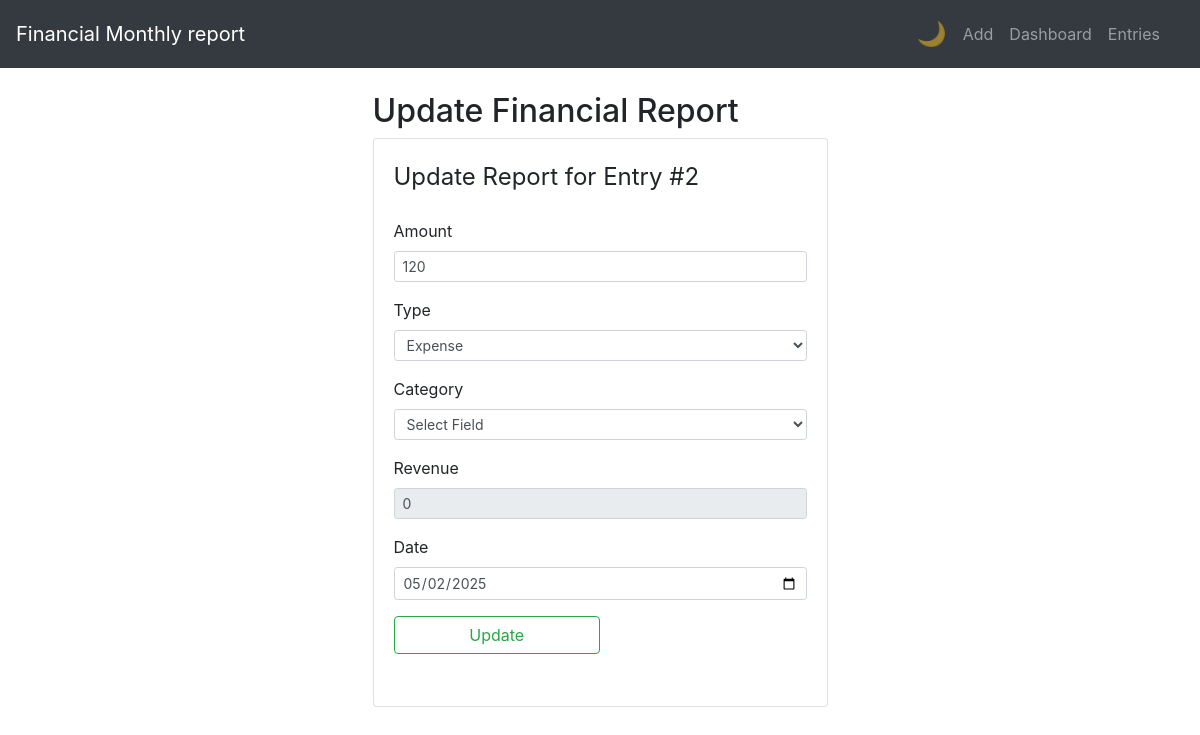
Screenshot of /update/2 with the database file from the repository.
### application/models.py (models this page shows, shortened)
class FinancialReport(db.Model):
    __tablename__ = 'financial_report'
    id = db.Column(db.Integer, primary_key=True)
    type = db.Column(db.String(50), nullable=False)
    category = db.Column(db.String(50), nullable=False)
    date = db.Column(db.Date, nullable=False, default=datetime.utcnow)
    revenue = db.Column(db.Integer, nullable=False)
    amount = db.Column(db.Integer, nullable=False)

### application/routes.py (the view, shortened to what this page needs)
@app.route('/update/<int:entry_id>', methods=['GET', 'POST'])
def update_entry(entry_id):
    entry = FinancialReport.query.get_or_404(entry_id)
    form = FinancialReportForm(obj=entry)
    form.category.choices = [('', 'Select Field')]  # Dummy placeholder
    return render_template('update.html', title='Update Entry', form=form, entry=entry)

### application/form.py (shortened to what this page needs)
class FinancialReportForm(FlaskForm):
    type = SelectField(
        'Type',
        choices=[
            ('', '-- Select Type --'),
            ('Income payment', 'Income payment'),
            ('Expense', 'Expense')
        ],
        validators=[DataRequired(message="Please select a type.")]
    )
    category = SelectField(
        'Category',
        coerce=str,
        validate_choice=False,
        validators=[DataRequired(message="Please select a category.")]
    )
    date = DateField(
        'Date',
        format='%Y-%m-%d',
        validators=[DataRequired(message="Please provide a valid date in YYYY-MM-DD format.")]
    )
    amount = SafeFloatField(
        'Amount',
        validators=[
            InputRequired(message="Amount is required."),
            NumberRange(min=0.01, message="Amount must be greater than zero.")
        ]
    )
    revenue = FloatField(
        'Revenue',
        validators=[
            Optional(),  # Still optional unless 'Income payment' selected
        ]
    )
    submit = SubmitField('Add entry')

### application/templates/update.html (shortened to what this page needs)
{% extends 'layout.html' %}
{% block content %}
<div class="col-xs-10 col-sm-6 col-md-6 ml-auto mr-auto">
    <h2>Update Financial Report</h2>
    <div class="card card-style mb-2">
        <div class="card-body">
            <form action="" method="POST">
                <fieldset class="form-group">
                    <legend class="mb-4">Update Report for Entry #{{ entry.id }}</legend>
                    <div class="form-group">
                        {{ form.amount.label(class="form-control-label") }}
                        {{ form.amount(class="form-control form-control-sm") }}
                    </div>
                    <div class="form-group">
                        {{ form.type.label(class="form-control-label") }}
                        {{ form.type(class="form-control form-control-sm", id="type_select") }}
                    </div>
                    <div class="form-group">
                        {{ form.category.label(class="form-control-label") }}
                        {{ form.category(class="form-control form-control-sm", id="category_select") }}
                    </div>
                    <div class="form-group">
                        {{ form.revenue.label(class="form-control-label") }}
                        {{ form.revenue(class="form-control form-control-sm", id="revenue_input") }}
                    </div>
                    <div class="form-group">
                        {{ form.date.label(class="form-control-label") }}
                        {{ form.date(class="form-control form-control-sm") }}
                    </div>
                    <div class="form-group">
                        {{ form.submit(class="btn btn-outline-success w-50", value="Update") }}
                    </div>
                </fieldset>
            </form>
        </div>
    </div>
</div>
{% endblock %}

### rows the page displays
FinancialReport: id "2", amount "120", type "Expense", category "Select Field", revenue "0", date "05/02/2025"
